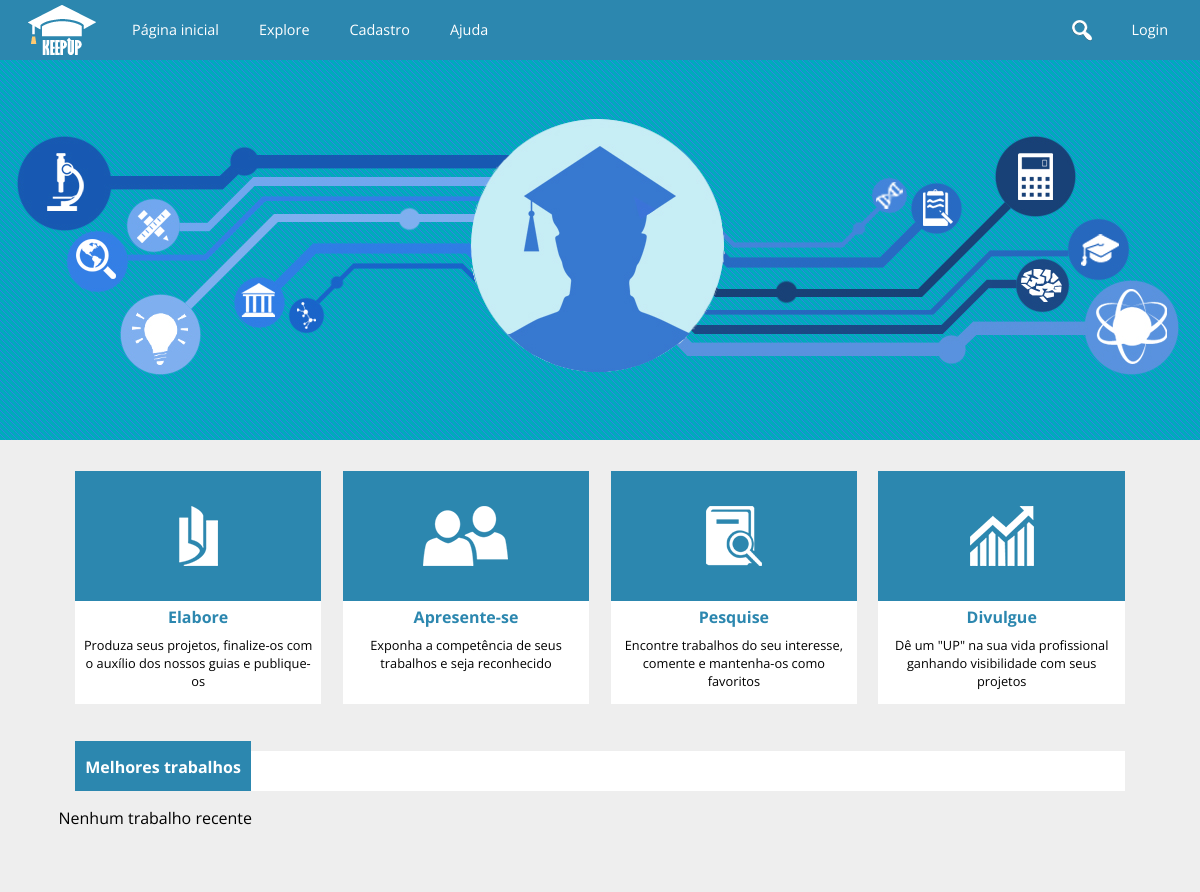
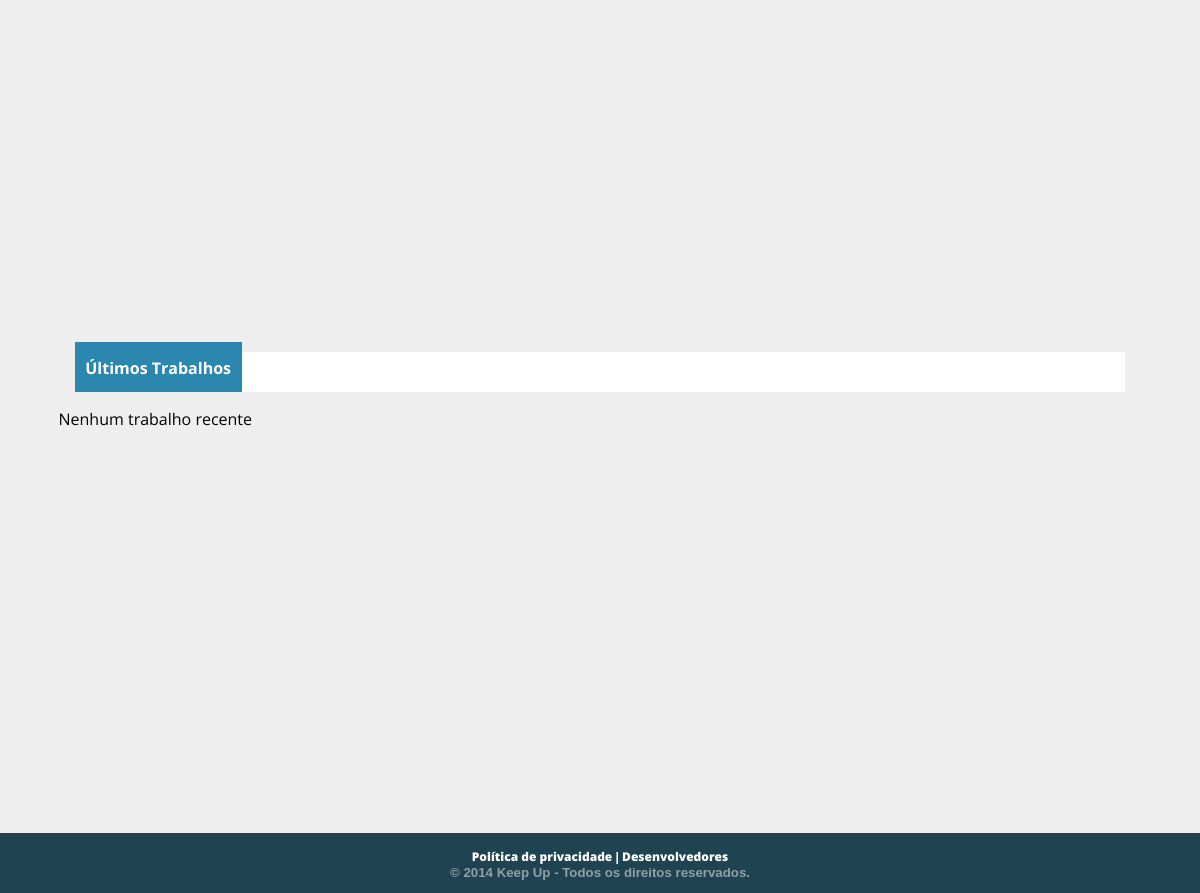
/, run on an earlier commit of the app's database (2 pictures, top to bottom).
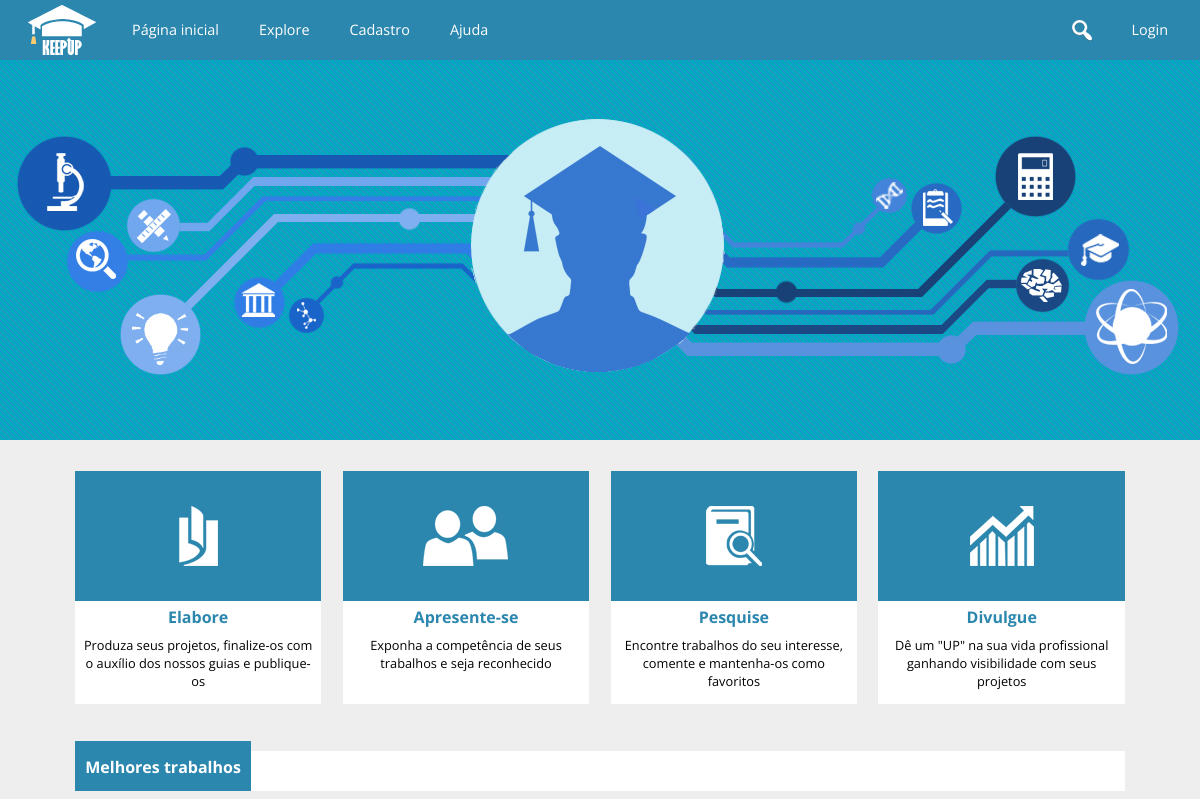
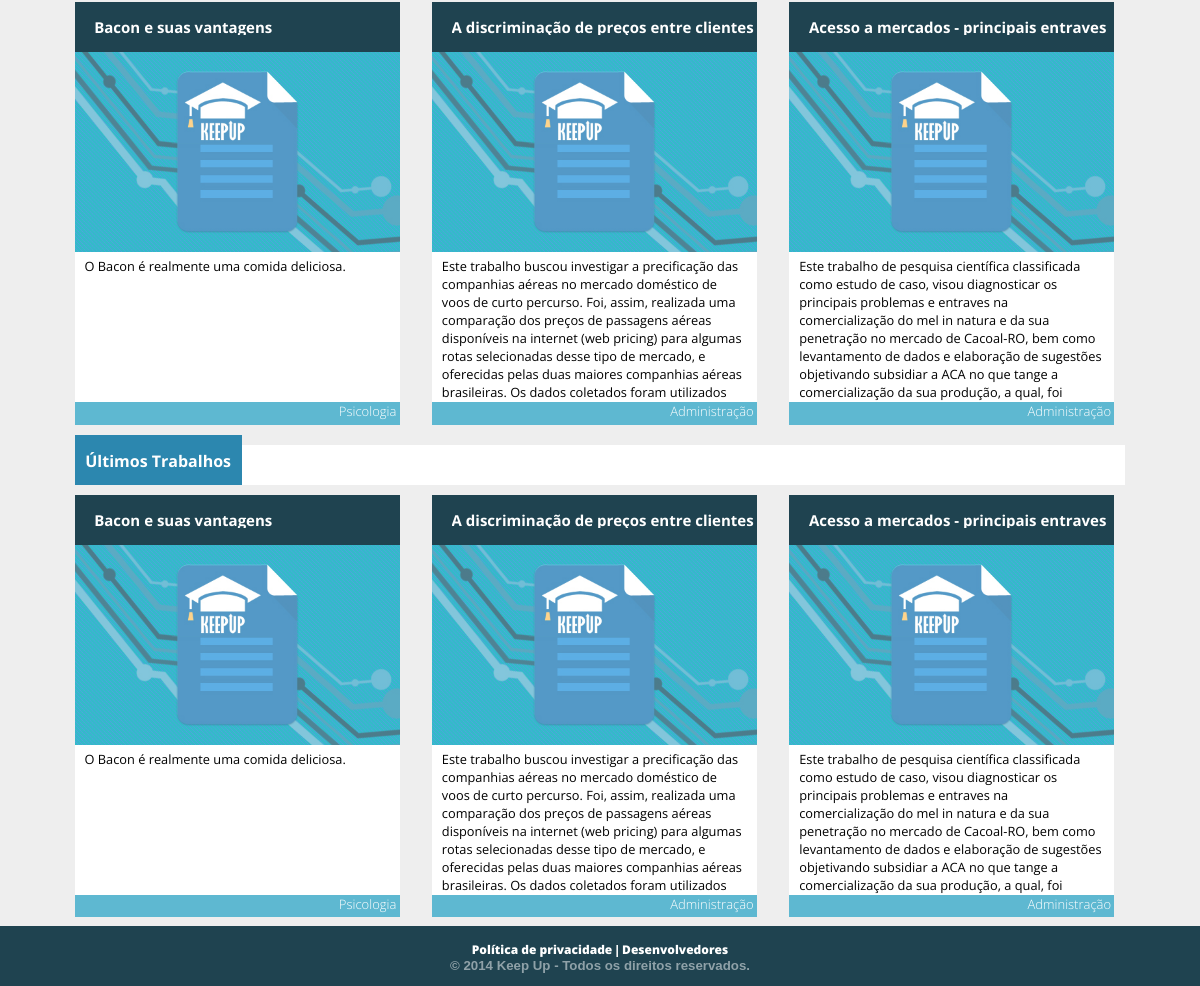
And on a later commit of the database (2 pictures, top to bottom).
### tables this page shows
CREATE TABLE `trabalho` (
  `cd_trabalho` int(11) NOT NULL AUTO_INCREMENT,
  `nm_titulo` varchar(200) NOT NULL,
  `ds_resumo` text,
  `cd_escola` int(11) NOT NULL,
  `cd_curso` int(11) NOT NULL,
  `dt_publicado` datetime NOT NULL,
  `aa_publicacao` int(4) NOT NULL,
  `tx_pchave` varchar(255) DEFAULT '',
  PRIMARY KEY (`cd_trabalho`),
  KEY `fk_trabalhoescola` (`cd_escola`),
  KEY `fk_trabalhocurso` (`cd_curso`),
  CONSTRAINT `fk_trabalhocurso` FOREIGN KEY (`cd_curso`) REFERENCES `curso` (`cd_curso`),
  CONSTRAINT `fk_trabalhoescola` FOREIGN KEY (`cd_escola`) REFERENCES `escola` (`cd_escola`)
);

CREATE TABLE `curso` (
  `cd_curso` int(11) NOT NULL AUTO_INCREMENT,
  `nm_curso` varchar(100) NOT NULL,
  `vl_nivel` tinyint(4) NOT NULL,
  `cd_area` int(11) NOT NULL,
  PRIMARY KEY (`cd_curso`),
  UNIQUE KEY `nm_curso` (`nm_curso`),
  KEY `fk_curso_area` (`cd_area`),
  CONSTRAINT `fk_curso_area` FOREIGN KEY (`cd_area`) REFERENCES `area` (`cd_area`)
);

### sessao.php (called while the page is built, shortened)
<?php
$logado = false;
?>

### conexao.class.php (called while the page is built, shortened)
<?php
class Conexao {
	private $host = "localhost";
	private $usuario = "root";
	private $senha = "usbw";
	private $banco = "keepup";
	private function conectar() {
		if($this->conexao = mysql_connect($this->host, $this->usuario, $this->senha)) {
			if($this->conexaoBanco = mysql_select_db($this->banco)) {
				return $this;
			}
		}
		die("conexao.class:20". mysql_error());
	}
	public function consultar($sql) {
		if($query = mysql_query($sql)) {
			$arr_resultado = array();
			while($resultado = mysql_fetch_array($query)) {
				array_push($arr_resultado, $resultado);
			}
			return $arr_resultado;
		}
		else {
			echo "conexao:39: ".mysql_error();
			$this->erro = mysql_error();
			$this->desconectar();
			return false;
		}
	}
}
?>

### public_html/index.php (the view, shortened to what this page needs)
<?php
require("../sessao.php");
require("../conexao.class.php");
$conexao = new Conexao();
$consulta =
	"SELECT
		t.nm_titulo,
		c.nm_curso,
		t.ds_resumo,
		t.cd_trabalho
	FROM
		trabalho t, curso c
	WHERE
		t.cd_curso = c.cd_curso
	ORDER BY
		t.dt_publicado DESC
	LIMIT 3";
$sessao["trabalhosRecentes"] = $conexao->consultar($consulta);
$maisVotadosConsulta =
    "SELECT avg(v.vl_voto), t.*, c.nm_curso FROM curso c, trabalho t, voto v WHERE
    v.cd_trabalho = t.cd_trabalho and c.cd_curso = t.cd_curso GROUP BY t.cd_trabalho
    LIMIT 3";
$sessao["melhores"] = $conexao->consultar($maisVotadosConsulta);
?>
<!doctype html>
<html>
<head>
	<link href="cs/estilo_index.css" rel="stylesheet" type="text/css" />
    <link href="cs/global.css" rel="stylesheet" type="text/css" />
</head>
<body>
<?php include "header.php"; ?>
    				<div id='video_background'>
                    	<div class="slide" id="slide1">
                       	</div>
                    </div>
    <Section>
        <div id="vantagens">
                <div class="vantagens">
                    <div class="icones" id="i1"> </div>
                    	<h1> Elabore </h1>
                        <p>
                        Produza seus projetos, finalize-os com o auxílio dos nossos guias e publique-os
                        </p>
		</div>
                <div class="vantagens">
                    <div class="icones" id="i2"> </div>
                    <h1> Apresente-se </h1>
                        <p>
						Exponha a competência de seus trabalhos e seja reconhecido
                        </p>
                </div>
                <div class="vantagens">
                    <div class="icones" id="i3"> </div>
                    <h1> Pesquise </h1>
                        <p>
                       Encontre trabalhos do seu interesse, comente e mantenha-os como favoritos
                        </p>
                </div>
                <div class="vantagens">
                    <div class="icones" id="i4"> </div>
                    <h1> Divulgue </h1>
                        <p>
                       Dê um "UP" na sua vida profissional ganhando visibilidade com seus projetos
                        </p>
                </div>
        </div>
        <div id="trabalhos">
            <div class="UltimosTrabalhos">
                <div class="latest_posts"> <h1> Melhores trabalhos </h1> </div>
            </div>
            <?php if(isset($sessao["melhores"]) && sizeof($sessao["melhores"]) > 0) { ?>
            <article class="links_trabalhos">
                <?php foreach($sessao["melhores"] as $trabalho) { ?>
                <a href="trabalho.php?t=<?php echo $trabalho["cd_trabalho"]; ?>">
                <div class="box_monografia" id="ult1">
                    <div class="each_titulo_area">
                        <div class="each_titulo"> <h1><?php echo $trabalho["nm_titulo"]; ?></h1> </div>
                    </div>
                    <div class="each_icon">
                        <img src="images/<?php if(isset($trabalho["url_imagem"]) and strlen($trabalho["url_imagem"]) > 3) echo $trabalho["url_imagem"]; else echo "imagens_monografias/img_vis.jpg"; ?>" class="imagens_index">
                    </div>
                    <div class="each_resumo">
                        <p><?php echo $trabalho["ds_resumo"]; ?>
                        </p>
                    </div>
                    <div class="each_autor_curso">
                        <h1>
                       <?php echo $trabalho["nm_curso"]; ?>
                        </h1>
                    </div>
                    </div>
                </a>
                    <?php } ?>
                </div>
                <?php }
                else { ?>
                    <p>Nenhum trabalho recente</p>
                <?php } ?>
        </div>
        <div id="trabalhos">
        	<div class="UltimosTrabalhos">
            	<div class="latest_posts"> <h1> Últimos Trabalhos </h1> </div>
            </div>
            <?php if(isset($sessao["trabalhosRecentes"]) && sizeof($sessao["trabalhosRecentes"]) > 0) { ?>
            <article class="links_trabalhos">
            	<?php foreach($sessao["trabalhosRecentes"] as $trabalho) { ?>
                <a href="trabalho.php?t=<?php echo $trabalho["cd_trabalho"]; ?>">
                <div class="box_monografia" id="ult1">
                	<div class="each_titulo_area">
                        <div class="each_titulo"> <h1><?php echo $trabalho["nm_titulo"]; ?></h1> </div>
                    </div>
                	<div class="each_icon">
                    	<img src="images/<?php if(isset($trabalho["url_imagem"]) and strlen($trabalho["url_imagem"]) > 3) echo $trabalho["url_imagem"]; else echo "imagens_monografias/img_vis.jpg"; ?>" class="imagens_index">
                    </div>
                    <div class="each_resumo">
                    	<p><?php echo $trabalho["ds_resumo"]; ?>
                        </p>
                    </div>
                    <div class="each_autor_curso">
                    	<h1>
                       <?php echo $trabalho["nm_curso"]; ?>
                        </h1>
                    </div>
                    </div>
                </a>
                    <?php } ?>
                </div>
                <?php }
				else { ?>
					<p>Nenhum trabalho recente</p>
				<?php } ?>
      	</div>
    </Section>
   <?php include_once("footer.php") ?>
</body>
</html>

### public_html/header.php (shortened to what this page needs)
<header>
  		<a href="index.php"> <div id="logo"> </div>  </a>
       <div class="nav">
			<a href="./"><div class="bot_nav">Página inicial</div></a>
			<a href="explore.php"> <div class="bot_nav"> Explore </div></a>
		<?php if(!$logado) { ?>
				<a href="cadastro.php"><div class="bot_nav">Cadastro</div></a>
		<?php } ?>
           <a href="guias.php"> <div class="bot_nav"> Ajuda </div> </a>
       </div>
   	<div id="foto_usuario_menu">
	<?php if(!$logado) { ?>
			<a href="#" class="login_link">
               	<div class="bot_nav" id="alogin">Login</div></a>
	<?php } ?>
       </div>
      		<div id="pesquisa_menu"></div>
   </header>

### public_html/footer.php
<footer>
        <div id="footer_centralizado">
            <p>
            <a href="pp.php"> Política de privacidade </a> |
            <a href="#"> Desenvolvedores  </a>
            </p>
        		<h5> © 2014 Keep Up - Todos os direitos reservados. </h5>
        </div>
    </footer>

### public_html/cs/estilo_index.css (style rules this page uses)
#slide1 { background-image:url(../images/slide3_1.jpg); background-repeat:no-repeat; background-position:center center; background-size:cover; }
section { width:95%;height:auto; margin:auto; }
#video_background { min-width: 100%; width: auto; z-index: -1000; overflow: hidden; height: 400px; }
#video_background .slide { width: 100%; height: 100%; display: none; background-color:#2c87af; margin-top:-20px; }
#trabalhos { width:95%; height:470px; margin:auto; padding-top:1%; margin-top:1%; margin-bottom:1%; }
.UltimosTrabalhos { background-color:white; height:40px; margin-top:20px; width:97%; margin:auto; }
.imagens_index { width:100%; height:100%; text-align:left; position:relative; opacity:.8; -webkit-transition: opacity; -webkit-transition-duration:0.1s ; -webkit-transition-timing-function:ease-in; }
.latest_posts { float:left; width:auto; padding-left:1%; padding-right:1%; height:50px; margin-top:-10px; background-color:#2c87af; color:white; }
.latest_posts h1 { font-size:16px; margin-top:15px; }
.links_trabalhos { width:100%; height:320px; margin:auto; }
.box_monografia { margin-top:10px; float:left; width:30%; margin-left:1.5%; margin-right:1.5%; height:auto; }
.each_icon { width:100%; height:200px; background-color:white; text-align:center; }
.each_titulo_area { width:100%; height:50px; background-color:#1f4350; }
.each_titulo { width:94%; height:33px; float:right; color:white; overflow:hidden; }
.each_titulo h1 { margin:0; margin-top:15px; font-size:15px }
.each_resumo { width:94%; height:150px; background-color:white; float:right; padding-left:3%; padding-right:3%; overflow:hidden; z-index:-5; color:black; }
.each_resumo p { font-size:0.8em; margin:0; margin-top:5px; }
.each_autor_curso { width:auto; padding:1%; height:20px; margin-top:146px; text-align:right; background-color:#5eb8d1; color:white; }
.each_autor_curso h1 { margin:0; font-size:13px; font-weight:100; }
a:link { color:white; text-decoration:none }
#vantagens { width:94%; height:200px; margin:auto; padding:1%; margin-bottom:5%; }
.vantagens { width:23%; margin-left:1%; margin-right:1%; height:200px; padding-bottom:3%; background-color:white; float:left; }
.vantagens h1 { margin:auto; margin-top:5px; text-align:center; font-size:1em; color:#2c87af; font-weight:700 }
.vantagens p { margin:auto; text-align:center; font-size:0.8em ; margin-left:2%; margin-right:2%; margin-top:3% }
.icones { width:100%; background-color:#2c87af; height:130px; }
#i1 { background-image:url(../images/index_icons/i1.png); background-position:center; background-repeat:no-repeat; }
#i2 { background-image:url(../images/index_icons/i2.png); background-position:center; background-repeat:no-repeat; }
#i3 { background-image:url(../images/index_icons/i3.png); background-position:center; background-repeat:no-repeat; }
#i4 { background-image:url(../images/index_icons/i4.png); background-position:center; background-repeat:no-repeat; }

What changed in the data, as far as the page shows it:
added trabalho: nm_titulo "Bacon e suas vantagens", ds_resumo "O Bacon é realmente uma comida deliciosa.", cd_curso.nm_curso "Psicologia"
added trabalho: nm_titulo "A discriminação de preços entre clientes…", ds_resumo "Este trabalho buscou investigar a precificação das companhias aéreas no mercado doméstico de voos de curto percurso. Foi, assim, realizada uma comparação dos preços de passagens aéreas disponíveis na internet (web pricing) para algumas rotas selecionadas desse tipo de mercado, e oferecidas pelas duas maiores companhias aéreas brasileiras. Os dados coletados foram utilizados…", cd_curso.nm_curso "Administração"
added trabalho: nm_titulo "Acesso a mercados - principais entraves…", ds_resumo "Este trabalho de pesquisa científica classificada como estudo de caso, visou diagnosticar os principais problemas e entraves na comercialização do mel in natura e da sua penetração no mercado de Cacoal-RO, bem como levantamento de dados e elaboração de sugestões objetivando subsidiar a ACA no que tange a comercialização da sua produção, a qual, foi…", cd_curso.nm_curso "Administração"
Also different on the page:
text no longer shown: "Nenhum trabalho recente Nenhum trabalho recente"
